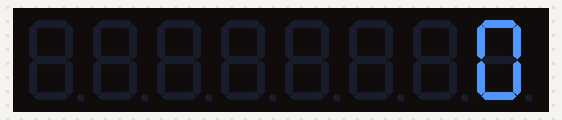
The sketch below on a simulated Arduino Uno, built with avr-gcc and run on an emulated ATmega328P. Parts: 8-digit seven-segment display.

Above: at 0.12 s.
At 0.62 s:
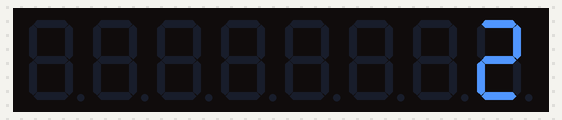
At 1.37 s:
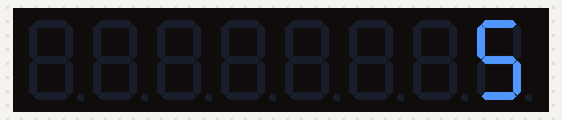
At 2.88 s:
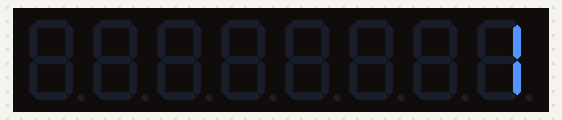

Measured:
- by itself, everything shown: repeats every 2.5 s, in 10 steps

The sketch:

seven_segment_4_digit_common_cathode_1_digit_num_test.ino
```cpp
//We always have to include the library
#include "LedControl.h"

/*
 Now we need a LedControl to work with.
 ***** These pin numbers will probably not work with your hardware *****
 pin 12 is connected to the DataIn
 pin 11 is connected to the CLK
 pin 10 is connected to LOAD
 We have only a single MAX72XX.
 */
LedControl lc=LedControl(12,11,10,1);

/* we always wait a bit between updates of the display */
unsigned long delaytime=250;

void setup() {
  /*
   The MAX72XX is in power-saving mode on startup,
   we have to do a wakeup call
   */
  lc.shutdown(0,false);
  /* Set the brightness to a medium values */
  lc.setIntensity(0,8);
  /* and clear the display */
  lc.clearDisplay(0);
}

void loop()
{
  for(int i=0;i<10;i++)
  {
    lc.setDigit(0,0,i,false);
    delay(delaytime);
  }
}
```
